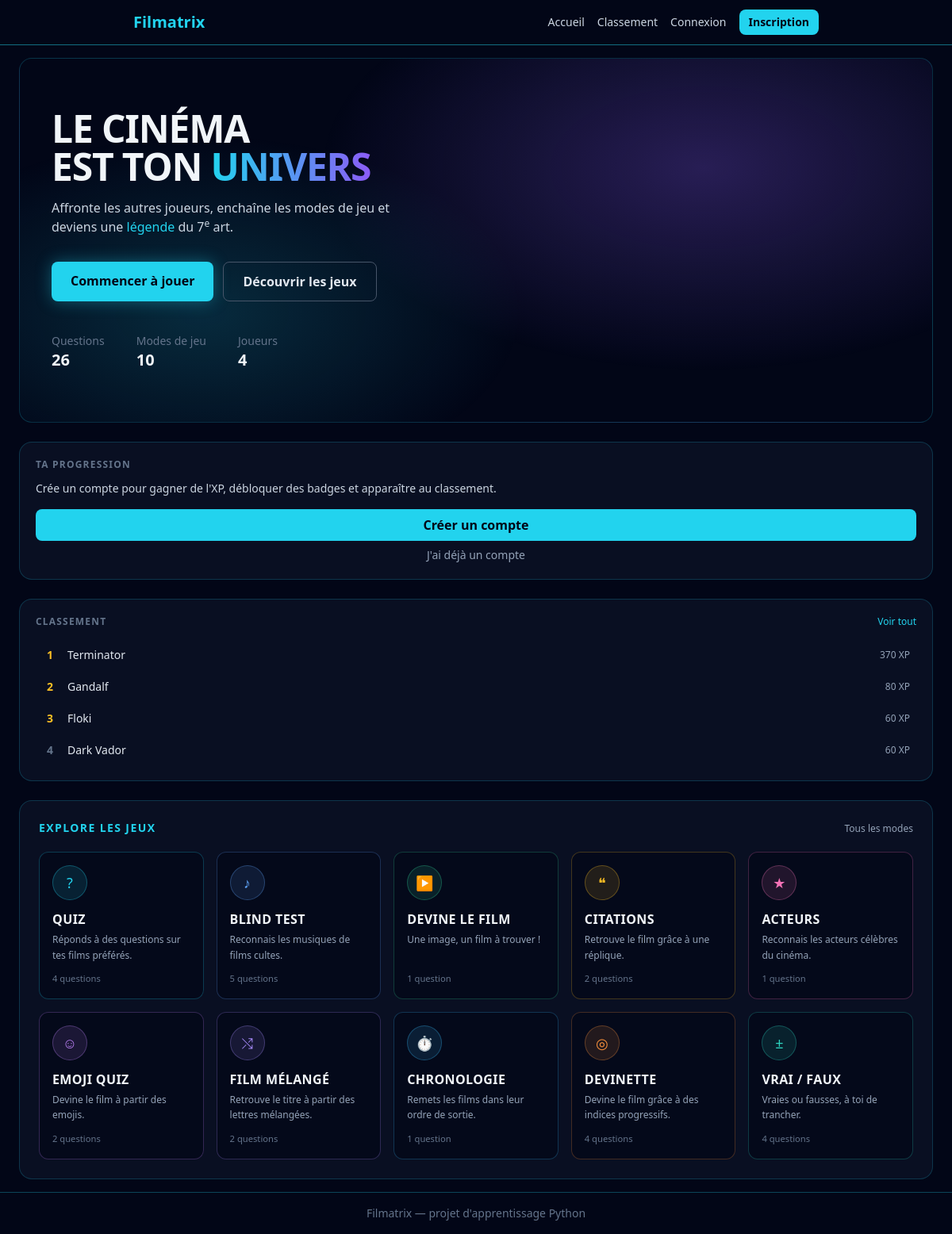
Before: / with the older database file.
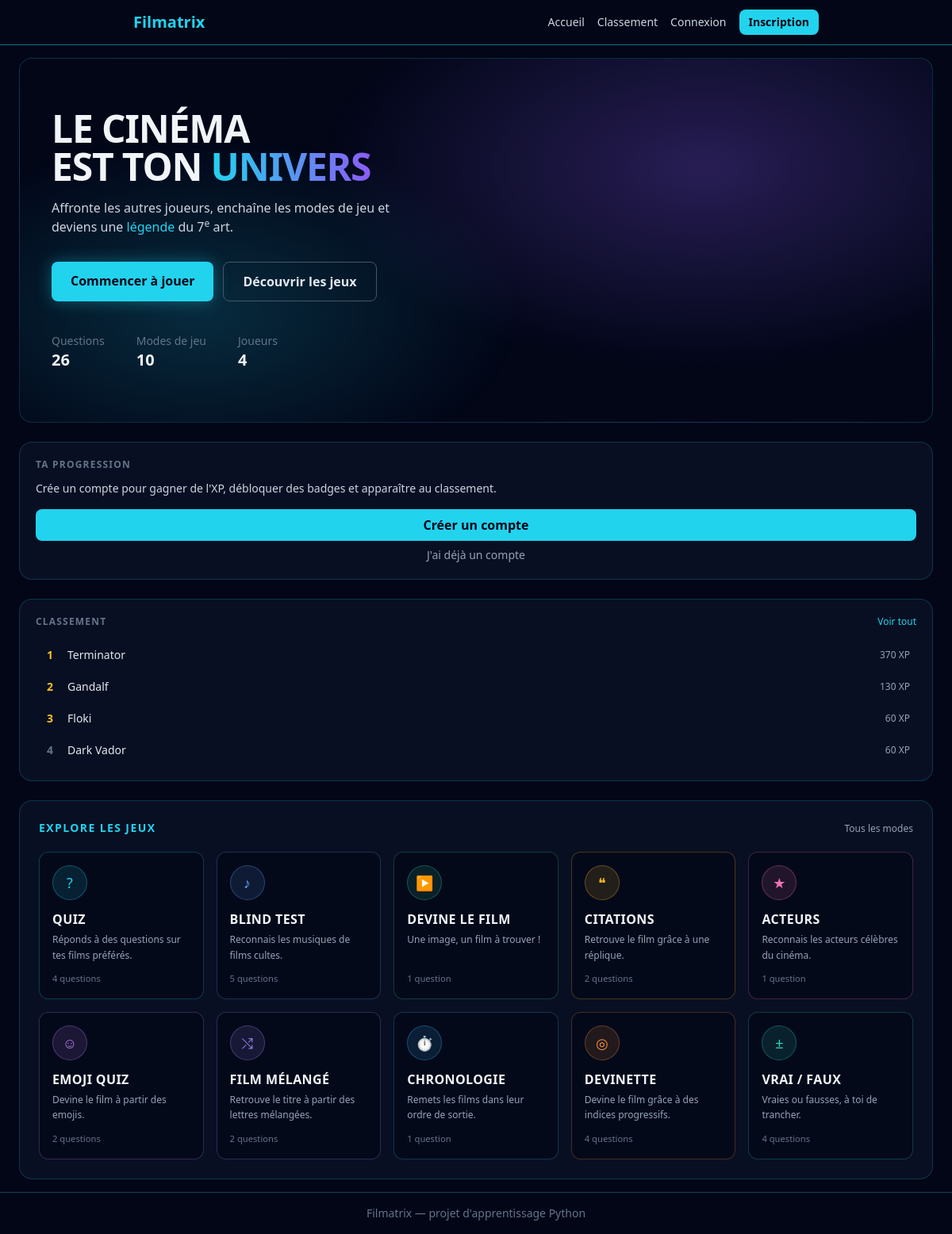
After: the same page with the newer database file.
### src/models.py (models this page shows, shortened)
class User(db.Model, UserMixin):
    __tablename__ = "users"
    id = db.Column(db.Integer, primary_key=True)
    username = db.Column(db.String(50), unique=True, nullable=False)
    email = db.Column(db.String(120), unique=True, nullable=False)
    password_hash = db.Column(db.String(255), nullable=False)
    total_xp = db.Column(db.Integer, nullable=False, default=0)
    coins = db.Column(db.Integer, nullable=False, default=0)
    equipped_title = db.Column(db.String(50), nullable=True)

### app.py (the view)
    @app.route("/")
    def home() -> str:
        question_counts = dict(
            db.session.query(Question.mode, func.count(Question.id))
            .group_by(Question.mode)
            .all()
        )
        playable_modes = [
            dict(mode, question_count=question_counts.get(mode["slug"], 0))
            for mode in GAME_MODES
            if question_counts.get(mode["slug"], 0) > 0
        ]
        top_players = User.query.order_by(User.total_xp.desc()).limit(5).all()
        level_info = None
        correct_count = 0
        if current_user.is_authenticated:
            level_info = calculate_level(current_user.total_xp)
            correct_count = Attempt.query.filter_by(
                user_id=current_user.id, is_correct=True
            ).count()
        return render_template(
            "accueil.html",
            modes=playable_modes,
            top_players=top_players,
            level_info=level_info,
            correct_count=correct_count,
            total_questions=sum(question_counts.values()),
            total_players=User.query.count(),
        )

### templates/accueil.html (shortened to what the changed rows need)
{% extends "base.html" %}
{% block content %}
<div class="max-w-6xl mx-auto flex flex-col gap-6">
    <div class="grid gap-6 xl:grid-cols-[1fr_20rem] items-start">
        <section class="hero-glow relative overflow-hidden rounded-2xl border border-cyan-400/20 bg-slate-900/60 px-6 py-12 sm:px-10 sm:py-16">
            <h1 class="text-4xl sm:text-5xl font-extrabold leading-tight tracking-tight">
                LE CINÉMA<br>
                EST TON
                <span class="bg-gradient-to-r from-cyan-400 to-violet-500 bg-clip-text text-transparent">UNIVERS</span>
            </h1>
        </section>
        <aside class="flex flex-col gap-6">
            {% if current_user.is_authenticated %}
            <section class="rounded-2xl border border-cyan-400/20 bg-slate-900/60 p-5">
                <h2 class="text-xs font-bold uppercase tracking-widest text-slate-500 mb-4">Progression</h2>
                <div class="flex items-center gap-4">
                    <div class="flex h-16 w-16 shrink-0 items-center justify-center rounded-full border-2 border-cyan-400 text-2xl font-extrabold text-cyan-400">
                        {{ level_info.level }}
                    </div>
                    <div class="min-w-0 flex-1">
                        <p class="font-bold">Niveau {{ level_info.level }}</p>
                        <div class="mt-2 h-2 w-full overflow-hidden rounded-full bg-slate-800">
                            <div class="h-2 rounded-full bg-gradient-to-r from-cyan-400 to-violet-500"
                                 style="width: {{ (level_info.xp_in_current_level / level_info.xp_for_next_level * 100) | round(1) }}%"></div>
                        </div>
                        <p class="mt-1 text-xs text-slate-500">
                            {{ level_info.xp_in_current_level }} / {{ level_info.xp_for_next_level }} XP
                        </p>
                    </div>
                </div>
                <div class="mt-5 grid grid-cols-3 gap-2 border-t border-slate-800 pt-4 text-center">
                    <div>
                        <p class="text-lg font-bold text-amber-400">{{ current_user.coins }}</p>
                        <p class="text-[0.65rem] uppercase tracking-wider text-slate-500">Pièces</p>
                    </div>
                    <div>
                        <p class="text-lg font-bold text-violet-400">{{ current_user.badges | length }}</p>
                        <p class="text-[0.65rem] uppercase tracking-wider text-slate-500">Badges</p>
                    </div>
                    <div>
                        <p class="text-lg font-bold text-emerald-400">{{ correct_count }}</p>
                        <p class="text-[0.65rem] uppercase tracking-wider text-slate-500">Réussies</p>
                    </div>
                </div>
            </section>
            {% else %}
            <section class="rounded-2xl border border-cyan-400/20 bg-slate-900/60 p-5">
                <h2 class="text-xs font-bold uppercase tracking-widest text-slate-500 mb-3">Ta progression</h2>
            </section>
            {% endif %}
            <section class="rounded-2xl border border-cyan-400/20 bg-slate-900/60 p-5">
                <div class="mb-4 flex items-baseline justify-between">
                    <h2 class="text-xs font-bold uppercase tracking-widest text-slate-500">Classement</h2>
                </div>
                {% if top_players %}
                <ol class="flex flex-col gap-1">
                    {% for player in top_players %}
                    {% set is_me = current_user.is_authenticated and player.id == current_user.id %}
                    <li class="flex items-center gap-3 rounded-lg px-2 py-2 text-sm {% if is_me %}bg-cyan-400/10 ring-1 ring-cyan-400/40{% endif %}">
                        <span class="w-5 shrink-0 text-center font-bold {% if loop.index <= 3 %}text-amber-400{% else %}text-slate-500{% endif %}">
                            {{ loop.index }}
                        </span>
                        <span class="min-w-0 flex-1 truncate {% if is_me %}text-cyan-300 font-bold{% else %}text-slate-200{% endif %}">
                            {{ player.username }}
                        </span>
                        <span class="shrink-0 text-xs text-slate-400">{{ player.total_xp }} XP</span>
                    </li>
                    {% endfor %}
                </ol>
                {% else %}
                <p class="text-sm text-slate-500">Aucun joueur classé pour le moment.</p>
                {% endif %}
            </section>
        </aside>
    </div>
    <section id="modes" class="rounded-2xl border border-cyan-400/20 bg-slate-900/60 p-5 sm:p-6">
        <div class="mb-5 flex items-baseline justify-between">
            <h2 class="text-sm font-bold uppercase tracking-widest text-cyan-400">Explore les jeux</h2>
        </div>
    </section>
</div>
{% endblock %}

Changed rows visible on the page:
changed User "Gandalf": total_xp "80" → "130"
